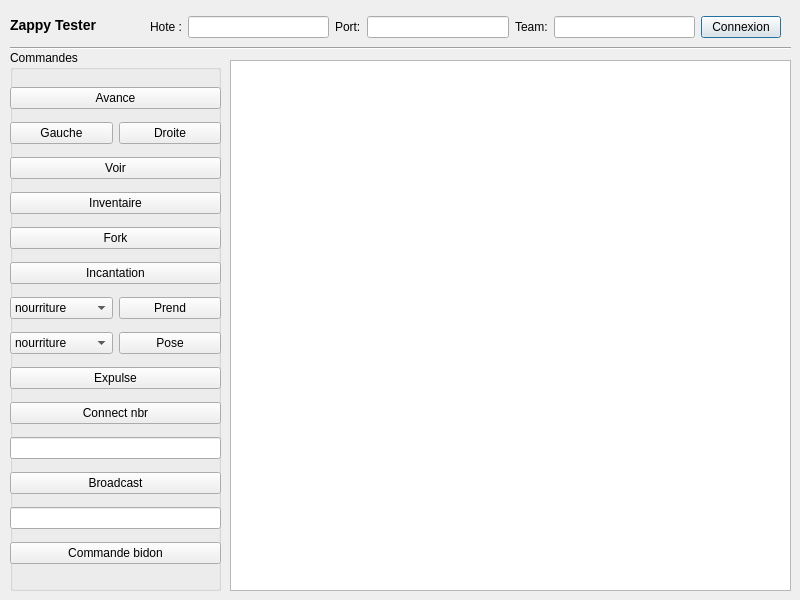
<?xml version="1.0" encoding="UTF-8"?>
<ui version="4.0">
 <class>Dialog</class>
 <widget class="QDialog" name="Dialog">
  <property name="geometry">
   <rect>
    <x>0</x>
    <y>0</y>
    <width>800</width>
    <height>600</height>
   </rect>
  </property>
  <property name="minimumSize">
   <size>
    <width>800</width>
    <height>600</height>
   </size>
  </property>
  <property name="maximumSize">
   <size>
    <width>800</width>
    <height>600</height>
   </size>
  </property>
  <property name="windowTitle">
   <string>Zappy Tester</string>
  </property>
  <widget class="QLabel" name="label">
   <property name="geometry">
    <rect>
     <x>10</x>
     <y>10</y>
     <width>121</width>
     <height>31</height>
    </rect>
   </property>
   <property name="text">
    <string>&lt;h3&gt;Zappy Tester&lt;/h3&gt;</string>
   </property>
  </widget>
  <widget class="QWidget" name="horizontalLayoutWidget">
   <property name="geometry">
    <rect>
     <x>150</x>
     <y>10</y>
     <width>631</width>
     <height>34</height>
    </rect>
   </property>
   <layout class="QHBoxLayout" name="horizontalLayout">
    <item>
     <widget class="QLabel" name="label_2">
      <property name="text">
       <string>Hote :</string>
      </property>
     </widget>
    </item>
    <item>
     <widget class="QLineEdit" name="host"/>
    </item>
    <item>
     <widget class="QLabel" name="label_3">
      <property name="text">
       <string>Port:</string>
      </property>
     </widget>
    </item>
    <item>
     <widget class="QLineEdit" name="port"/>
    </item>
    <item>
     <widget class="QLabel" name="label_4">
      <property name="text">
       <string>Team:</string>
      </property>
     </widget>
    </item>
    <item>
     <widget class="QLineEdit" name="team"/>
    </item>
    <item>
     <widget class="QPushButton" name="connection">
      <property name="text">
       <string>Connexion</string>
      </property>
     </widget>
    </item>
   </layout>
  </widget>
  <widget class="Line" name="line">
   <property name="geometry">
    <rect>
     <x>10</x>
     <y>40</y>
     <width>781</width>
     <height>16</height>
    </rect>
   </property>
   <property name="orientation">
    <enum>Qt::Horizontal</enum>
   </property>
  </widget>
  <widget class="QGroupBox" name="commandsBox">
   <property name="geometry">
    <rect>
     <x>10</x>
     <y>50</y>
     <width>211</width>
     <height>541</height>
    </rect>
   </property>
   <property name="title">
    <string>Commandes</string>
   </property>
   <widget class="QWidget" name="verticalLayoutWidget">
    <property name="geometry">
     <rect>
      <x>0</x>
      <y>30</y>
      <width>211</width>
      <height>501</height>
     </rect>
    </property>
    <layout class="QVBoxLayout" name="verticalLayout">
     <item>
      <widget class="QPushButton" name="avance">
       <property name="text">
        <string>Avance</string>
       </property>
      </widget>
     </item>
     <item>
      <layout class="QHBoxLayout" name="horizontalLayout_2">
       <item>
        <widget class="QPushButton" name="gauche">
         <property name="text">
          <string>Gauche</string>
         </property>
        </widget>
       </item>
       <item>
        <widget class="QPushButton" name="droite">
         <property name="text">
          <string>Droite</string>
         </property>
        </widget>
       </item>
      </layout>
     </item>
     <item>
      <widget class="QPushButton" name="voir">
       <property name="text">
        <string>Voir</string>
       </property>
      </widget>
     </item>
     <item>
      <widget class="QPushButton" name="inventaire">
       <property name="text">
        <string>Inventaire</string>
       </property>
      </widget>
     </item>
     <item>
      <widget class="QPushButton" name="fork">
       <property name="text">
        <string>Fork</string>
       </property>
      </widget>
     </item>
     <item>
      <widget class="QPushButton" name="incantation">
       <property name="text">
        <string>Incantation</string>
       </property>
      </widget>
     </item>
     <item>
      <layout class="QHBoxLayout" name="horizontalLayout_3">
       <item>
        <widget class="QComboBox" name="prendSelect">
         <item>
          <property name="text">
           <string>nourriture</string>
          </property>
         </item>
         <item>
          <property name="text">
           <string>linemate</string>
          </property>
         </item>
         <item>
          <property name="text">
           <string>deraumere</string>
          </property>
         </item>
         <item>
          <property name="text">
           <string>sibur</string>
          </property>
         </item>
         <item>
          <property name="text">
           <string>mendiane</string>
          </property>
         </item>
         <item>
          <property name="text">
           <string>phiras</string>
          </property>
         </item>
         <item>
          <property name="text">
           <string>thystame</string>
          </property>
         </item>
         <item>
          <property name="text">
           <string>bidon</string>
          </property>
         </item>
        </widget>
       </item>
       <item>
        <widget class="QPushButton" name="prend">
         <property name="text">
          <string>Prend</string>
         </property>
        </widget>
       </item>
      </layout>
     </item>
     <item>
      <layout class="QHBoxLayout" name="horizontalLayout_5">
       <item>
        <widget class="QComboBox" name="poseSelect">
         <item>
          <property name="text">
           <string>nourriture</string>
          </property>
         </item>
         <item>
          <property name="text">
           <string>linemate</string>
          </property>
         </item>
         <item>
          <property name="text">
           <string>deraumere</string>
          </property>
         </item>
         <item>
          <property name="text">
           <string>sibur</string>
          </property>
         </item>
         <item>
          <property name="text">
           <string>mendiane</string>
          </property>
         </item>
         <item>
          <property name="text">
           <string>phiras</string>
          </property>
         </item>
         <item>
          <property name="text">
           <string>thystame</string>
          </property>
         </item>
         <item>
          <property name="text">
           <string>bidon</string>
          </property>
         </item>
        </widget>
       </item>
       <item>
        <widget class="QPushButton" name="pose">
         <property name="text">
          <string>Pose</string>
         </property>
        </widget>
       </item>
      </layout>
     </item>
     <item>
      <widget class="QPushButton" name="expulse">
       <property name="text">
        <string>Expulse</string>
       </property>
      </widget>
     </item>
     <item>
      <widget class="QPushButton" name="connectNbr">
       <property name="text">
        <string>Connect nbr</string>
       </property>
      </widget>
     </item>
     <item>
      <widget class="QLineEdit" name="broadcastMsg"/>
     </item>
     <item>
      <widget class="QPushButton" name="broadcast">
       <property name="text">
        <string>Broadcast</string>
       </property>
      </widget>
     </item>
     <item>
      <widget class="QLineEdit" name="commandeBidonMsg"/>
     </item>
     <item>
      <widget class="QPushButton" name="commandeBidon">
       <property name="text">
        <string>Commande bidon</string>
       </property>
      </widget>
     </item>
    </layout>
   </widget>
  </widget>
  <widget class="QTextEdit" name="shell">
   <property name="geometry">
    <rect>
     <x>230</x>
     <y>60</y>
     <width>561</width>
     <height>531</height>
    </rect>
   </property>
   <property name="sizePolicy">
    <sizepolicy hsizetype="Fixed" vsizetype="Expanding">
     <horstretch>0</horstretch>
     <verstretch>0</verstretch>
    </sizepolicy>
   </property>
   <property name="contextMenuPolicy">
    <enum>Qt::NoContextMenu</enum>
   </property>
   <property name="readOnly">
    <bool>true</bool>
   </property>
  </widget>
 </widget>
 <resources/>
 <connections/>
</ui>
